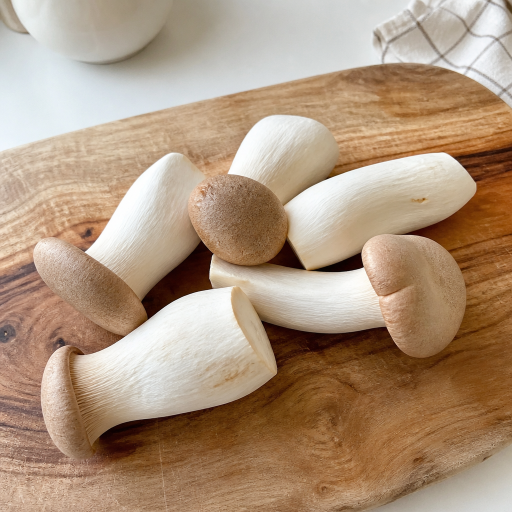
#> input picture android/IMGES/capture-erungi.png, 1024 x 1024 px (shown at 1/2 size)
$ python postprocess-ingredient-image.py ../../android/IMGES/capture-erungi.png ../../android/IMGES/capture-erungi.png
#> lines starting #> are read from the running program, lines starting #| are printed output that depends on the picture
#!/usr/bin/env python3
"""Resize/compress a source image to ing_{slug}.jpg (800x800, <=300KB)."""
from __future__ import annotations

import sys
from pathlib import Path

from PIL import Image

ROOT = Path(__file__).resolve().parents[1]
FOOD_DIR = ROOT / "assets" / "food"
MAX_BYTES = 300 * 1024
TARGET = (800, 800)


def save_under_limit(img: Image.Image, dest: Path) -> int:
    img = img.convert("RGB")
#> img is the input picture: PIL image 1024x1024 RGB; mean R, G, B 174.3, 148.9, 125.1
    if img.size != TARGET:
        img = img.resize(TARGET, Image.Resampling.LANCZOS)
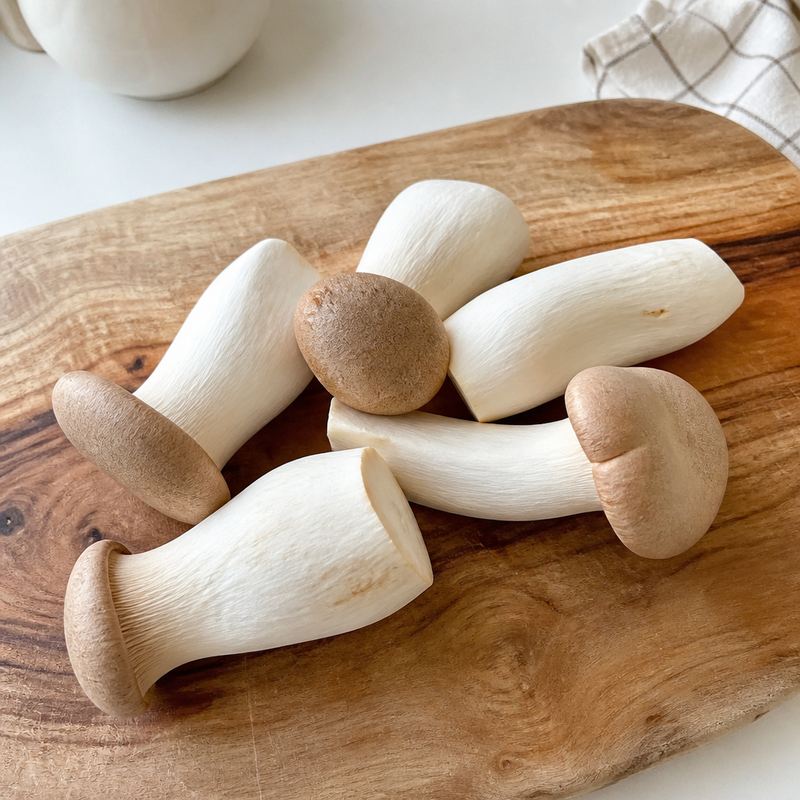
#> img: PIL image 800x800 RGB; mean R, G, B 174.3, 148.9, 125.1
    best_q = 85
    for q in range(85, 40, -3):
        img.save(dest, "JPEG", quality=q, optimize=True)
        size = dest.stat().st_size
        if size <= MAX_BYTES:
            best_q = q
            break
    img.save(dest, "JPEG", quality=best_q, optimize=True)
    return dest.stat().st_size


def main() -> None:
    if len(sys.argv) < 3:
        raise SystemExit("usage: postprocess-ingredient-image.py <source> <slug>")

    src = Path(sys.argv[1])
    slug = sys.argv[2]
    dest = FOOD_DIR / f"ing_{slug}.jpg"
    FOOD_DIR.mkdir(parents=True, exist_ok=True)
    size = save_under_limit(Image.open(src), dest)
    flag = "OK" if size <= MAX_BYTES else "OVER"
    print(f"{flag} {dest.name} {size/1024:.1f}KB")


if __name__ == "__main__":
#> (the run stopped early here; a loop or call above may not have finished)
